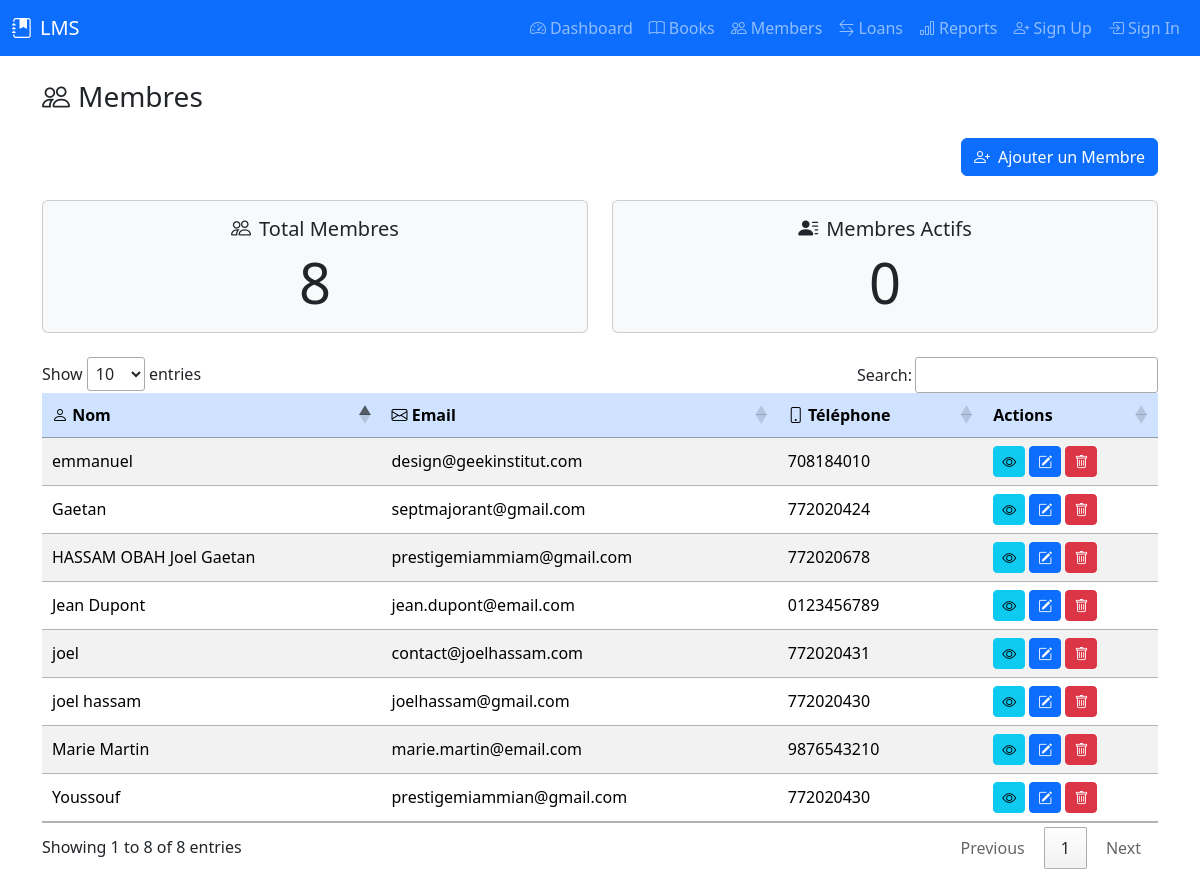
The app's page /members, older data.
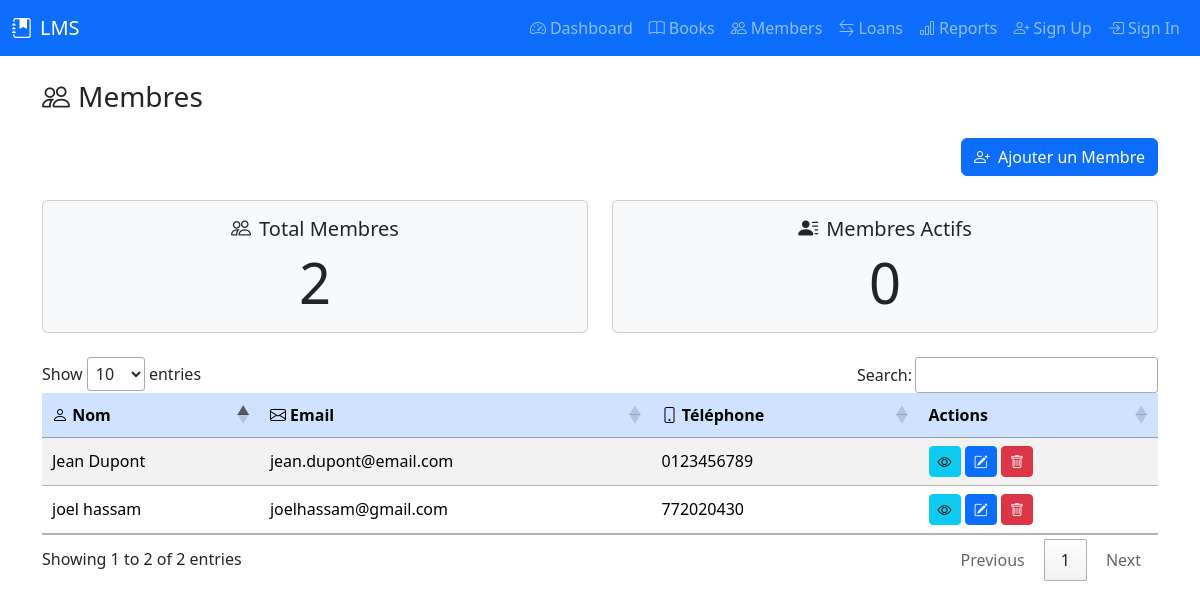
The same page, newer data.
### tables this page shows
CREATE TABLE members (
            member_id INTEGER PRIMARY KEY AUTOINCREMENT,
            name TEXT NOT NULL,
            email TEXT UNIQUE,
            phone TEXT,
            address TEXT,
            registration_date TEXT DEFAULT CURRENT_TIMESTAMP
        , status TEXT DEFAULT 'active');

### controllers/dashboard_controller.py (the view)
@dashboard_blueprint.route('/members', methods=['GET'])
def members():
    try:
        stats = dashboard_service.get_dashboard_statistics()
        members_data = dashboard_service.get_members_data()
        members_loans_data = dashboard_service.get_members_loans_data()
        print("Members data:", members_data)
        return render_template('members.html',
                             total_members=stats['total_members'],
                             total_active_members=stats['total_active_members'],
                             members=members_data,
                             members_loans_data=members_loans_data)
    except Exception as e:
        print("Error in members route:", str(e))
        return jsonify({'error': str(e)}), 500

### models/author.py (called while the page is built)
    @classmethod
    def all(cls):
        query = f"SELECT * FROM {cls.TABLE_NAME}"
        results = DatabaseConnection.execute_query(query)
        if results:
            conn = DatabaseConnection.get_connection()
            cursor = conn.cursor()
            cursor.execute(f"PRAGMA table_info({cls.TABLE_NAME})")
            columns = [column[1] for column in cursor.fetchall()]
            conn.close()
            return [cls(**dict(zip(columns, result))) for result in results]
        return []

### models/base_model.py (called while the page is built)
    def _get_attribute(self, name):
        return self._attributes.get(name)

    def _set_attribute(self, name, value):
        self._attributes[name] = value

    def __getattr__(self, name):
        if name in self._attributes:
            return self._get_attribute(name)
        raise AttributeError(f"'{self.__class__.__name__}' object has no attribute '{name}'")

    def __setattr__(self, name, value):
        if name == "_attributes":
            super().__setattr__(name, value)
        else:
            self._set_attribute(name, value)

    @classmethod
    def find_all(cls):
        if not cls.TABLE_NAME:
            raise NotImplementedError("TABLE_NAME must be defined in subclass")
        query = f"SELECT * FROM {cls.TABLE_NAME}"
        results = DatabaseConnection.execute_query(query)
        if results:
            conn = DatabaseConnection.get_connection()
            cursor = conn.cursor()
            cursor.execute(f"PRAGMA table_info({cls.TABLE_NAME})")
            columns = [column[1] for column in cursor.fetchall()]
            conn.close()
            return [cls(**dict(zip(columns, result))) for result in results]
        return []

### models/book.py (called while the page is built, shortened)
    @classmethod
    def find_overdue_books(cls):
        query = f"""
        SELECT b.*
        FROM {cls.TABLE_NAME} AS b
        JOIN loans AS l ON b.book_id = l.book_id
        WHERE l.due_date < DATE('now') AND l.return_date IS NULL
        """
        results = DatabaseConnection.execute_query(query)
        return []

    @classmethod
    def find_popular_books(cls, threshold=10):
        query = f"""
        SELECT b.*
        FROM {cls.TABLE_NAME} AS b
        JOIN loans AS l ON b.book_id = l.book_id
        GROUP BY b.book_id
        HAVING COUNT(l.book_id) >= ?
        """
        results = DatabaseConnection.execute_query(query, (threshold,))
        return []

### models/borrowing.py (called while the page is built)
    @property
    def due_date(self):
        return self._get_attribute("due_date")

### templates/members.html (shortened to what this page needs)
<!DOCTYPE html>
<html lang="fr">
<head>
    <link rel="stylesheet" href="/static/css/style.css">
    <link href="https://cdn.jsdelivr.net/npm/bootstrap@5.3.2/dist/css/bootstrap.min.css" rel="stylesheet">
    <link rel="stylesheet" href="https://cdn.jsdelivr.net/npm/bootstrap-icons@1.11.3/font/bootstrap-icons.css">
    <link rel="stylesheet" href="https://cdn.datatables.net/1.13.4/css/jquery.dataTables.min.css">
</head>
<body>
{% include 'includes/navbar.html' %}
<div class="container">
    <h3 class="mb-4"><i class="bi bi-people me-2"></i>Membres</h3>
    <div class="d-flex justify-content-end mb-4">
        <button type="button" class="btn btn-primary" data-bs-toggle="modal" data-bs-target="#addMemberModal">
            <i class="bi bi-person-plus me-2"></i>Ajouter un Membre
        </button>
    </div>
    <div class="row text-center mb-4">
        <div class="col-md-6">
            <div class="card bg-light">
                <div class="card-body">
                    <h5 class="card-title"><i class="bi bi-people me-2"></i>Total Membres</h5>
                    <p class="card-text display-4">{{ total_members }}</p>
                </div>
            </div>
        </div>
        <div class="col-md-6">
            <div class="card bg-light">
                <div class="card-body">
                    <h5 class="card-title"><i class="bi bi-person-lines-fill me-2"></i>Membres Actifs</h5>
                    <p class="card-text display-4">{{ total_active_members }}</p>
                </div>
            </div>
        </div>
    </div>
    <div class="table-responsive">
        <table id="membersTable" class="table table-striped table-hover align-middle">
            <thead class="table-primary">
                <tr>
                    <th><i class="bi bi-person"></i> Nom</th>
                    <th><i class="bi bi-envelope"></i> Email</th>
                    <th><i class="bi bi-phone"></i> Téléphone</th>
                    <th>Actions</th>
                </tr>
            </thead>
            <tbody>
                {% for member in members %}
                <tr>
                    <td>{{ member.name }}</td>
                    <td>{{ member.email }}</td>
                    <td>{{ member.phone }}</td>
                    <td>
                        <button class="btn btn-info btn-sm" title="Voir détails" data-bs-toggle="modal" data-bs-target="#detailsModal{{ member.member_id }}"><i class="bi bi-eye"></i></button>
                        <button class="btn btn-primary btn-sm" title="Modifier" data-bs-toggle="modal" data-bs-target="#editModal{{ member.member_id }}"><i class="bi bi-pencil-square"></i></button>
                        <button class="btn btn-danger btn-sm" title="Supprimer" data-bs-toggle="modal" data-bs-target="#deleteModal{{ member.member_id }}"><i class="bi bi-trash"></i></button>
                    </td>
                </tr>
                {% endfor %}
            </tbody>
        </table>
    </div>
</div>
<div class="toast-container position-fixed top-0 end-0 p-3">
</div>
</body>
</html>

### templates/includes/navbar.html (shortened to what this page needs)
<nav class="navbar navbar-expand-lg navbar-dark bg-primary mb-4">
    <div class="container-fluid">
        <a class="navbar-brand d-flex align-items-center" href="/">
            <i class="bi bi-journal-bookmark-fill me-2"></i>LMS
        </a>
        <div class="collapse navbar-collapse" id="navbarNav">
            <ul class="navbar-nav ms-auto">
                <li class="nav-item"><a class="nav-link" href="/"><i class="bi bi-speedometer2 me-1"></i>Dashboard</a></li>
                <li class="nav-item"><a class="nav-link" href="/books"><i class="bi bi-book me-1"></i>Books</a></li>
                <li class="nav-item"><a class="nav-link" href="/members"><i class="bi bi-people me-1"></i>Members</a></li>
                <li class="nav-item"><a class="nav-link" href="/loans"><i class="bi bi-arrow-left-right me-1"></i>Loans</a></li>
                <li class="nav-item"><a class="nav-link" href="/reports"><i class="bi bi-bar-chart me-1"></i>Reports</a></li>
                <li class="nav-item"><a class="nav-link" href="/register"><i class="bi bi-person-plus me-1"></i>Sign Up</a></li>
                <li class="nav-item"><a class="nav-link" href="/login"><i class="bi bi-box-arrow-in-right me-1"></i>Sign In</a></li>
            </ul>
        </div>
    </div>
</nav>

Row changes from the older to the newer data that the page shows:
removed members: name "Marie Martin", email "marie.martin@email.com", phone "9876543210"
removed members: name "joel", email "contact@joelhassam.com", phone "772020431"
removed members: name "emmanuel", email "design@geekinstitut.com", phone "708184010"
removed members: name "Gaetan", email "septmajorant@gmail.com", phone "772020424"
removed members: name "HASSAM OBAH Joel Gaetan", email "prestigemiammiam@gmail.com", phone "772020678"
removed members: name "Youssouf", email "prestigemiammian@gmail.com", phone "772020430"
Text that changed along with them:
{{ total_members }}: "8" → "2"
text written by a page script: "Show entries Search: Showing 1 to 8 of 8 entries Previous 1 Next" → "Show entries Search: Showing 1 to 2 of 2 entries Previous 1 Next"
